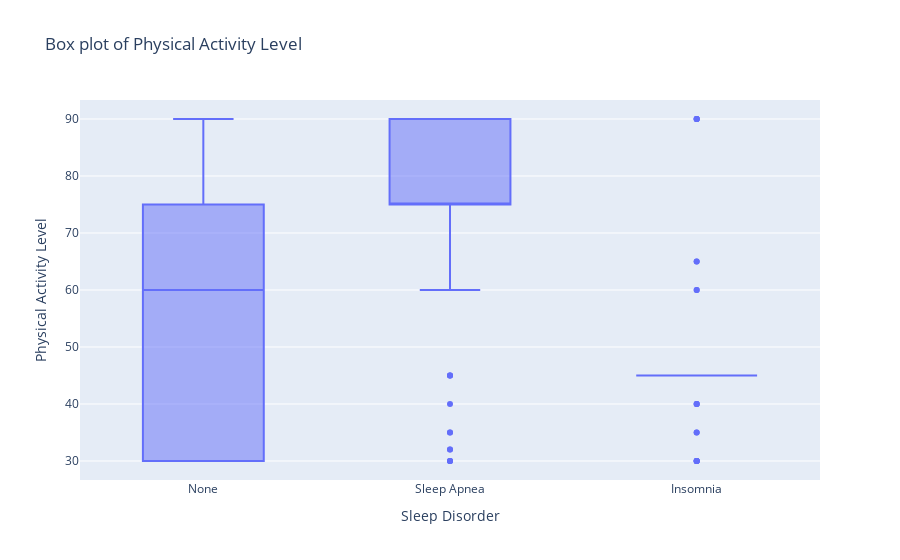

Notebook cell for this chart:
### Markdown cell above
### Based on Sleep Disorder and Quality of Sleep

### Code cell
# Plotting a box plot for the relationship between the Sleep Disorder and Physical Activity Level
fig = px.box(sleep_data, x="sleep_disorder", y="physical_activity_level",
             title="Box plot of Physical Activity Level")

fig.update_layout(
    xaxis_title="Sleep Disorder",
    yaxis_title="Physical Activity Level",
)

fig.show()

### Figure 1 — Plotly figure (JSON) as saved in the notebook; plotly's stock layout.template omitted (floating-point values rounded to 4 significant figures; data arrays with more than 128 entries replaced by an {"elided": "..."} marker saying what was removed)
{"data": [{"alignmentgroup": "True", "hovertemplate": "sleep_disorder=%{x}<br>physical_activity_level=%{y}<extra></extra>", "legendgroup": "", "marker": {"color": "#636efa"}, "name": "", "notched": false, "offsetgroup": "", "orientation": "v", "showlegend": false, "type": "box", "x": {"elided": "374 str values"}, "x0": " ", "xaxis": "x", "y": {"elided": "374 int values"}, "y0": " ", "yaxis": "y"}], "layout": {"boxmode": "group", "legend": {"tracegroupgap": 0}, "title": {"text": "Box plot of Physical Activity Level"}, "xaxis": {"anchor": "y", "domain": [0, 1], "title": {"text": "Sleep Disorder"}}, "yaxis": {"anchor": "x", "domain": [0, 1], "title": {"text": "Physical Activity Level"}}}}
